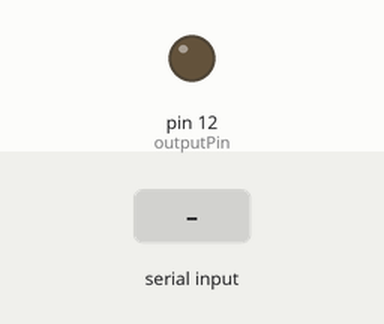
Recording of a sketch running on a simulated Arduino Uno, built with avr-gcc and run on an emulated ATmega328P. Parts: output pins drawn as LEDs (lit = HIGH). The test bench sets the inputs (shaded band). What the sketch prints to the serial monitor is not drawn.

Above: at 1.2 s.
1.3 s: "90,45\n" received over Serial
At 2.9 s:
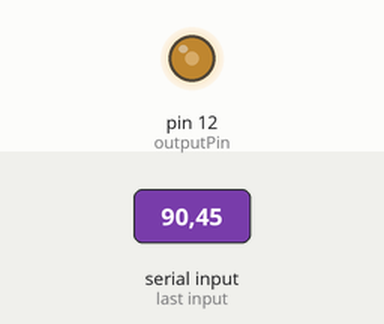
3.2 s: "5\n" received over Serial
At 4.6 s:
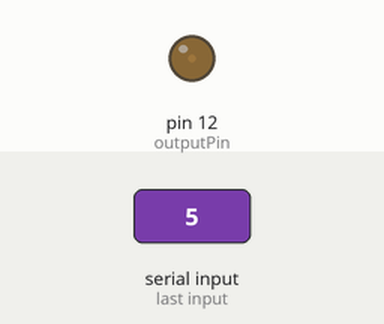
4.9 s: "90\n" received over Serial
At 6.0 s:
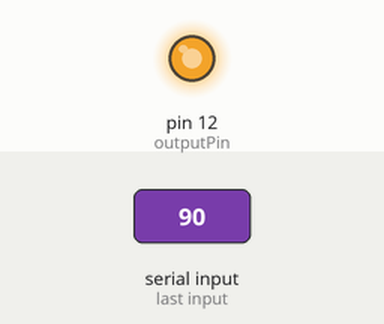
Timing chart, 0 to 7.9 s (numbered marks = the images above; inputs shaded):
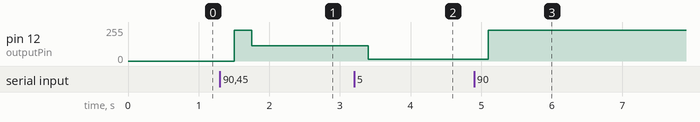

Measured:
- after the input at 1.3 s, pin 12 (outputPin): 0/255 → 229/255 after 0.20 s, → 114/255 0.25 s later
- after the input at 3.2 s, pin 12 (outputPin): 114/255 → 12/255 after 0.20 s
- after the input at 4.9 s, pin 12 (outputPin): 12/255 → 229/255 after 0.20 s

The sketch:

pwmReceiver.ino
```cpp
/**************
 *  RobotDyn
 *  Dimmer Library
 *  **************
 *
 * The following sketch is meant to define the dimming value through the serial port of the controller,
 * using USE_SERIAL.begin
 *    void printSpace() function is used for adding of space after functional data
 *    void loop()  serial port evaluator, used to register and define values in dimmer.setPower(outVal);
 *
 *
 *  ---------------------- OUTPUT & INPUT Pin table ---------------------
 *  +---------------+-------------------------+-------------------------+
 *  |   Board       | INPUT Pin               | OUTPUT Pin              |
 *  |               | Zero-Cross              |                         |
 *  +---------------+-------------------------+-------------------------+
 *  | Lenardo       | D7 (NOT CHANGABLE)      | D0-D6, D8-D13           |
 *  +---------------+-------------------------+-------------------------+
 *  | Mega          | D2 (NOT CHANGABLE)      | D0-D1, D3-D70           |
 *  +---------------+-------------------------+-------------------------+
 *  | Uno           | D2 (NOT CHANGABLE)      | D0-D1, D3-D20           |
 *  +---------------+-------------------------+-------------------------+
 *  | ESP8266       | D1(IO5),    D2(IO4),    | D0(IO16),   D1(IO5),    |
 *  |               | D5(IO14),   D6(IO12),   | D2(IO4),    D5(IO14),   |
 *  |               | D7(IO13),   D8(IO15),   | D6(IO12),   D7(IO13),   |
 *  |               |                         | D8(IO15)                |
 *  +---------------+-------------------------+-------------------------+
 *  | ESP32         | 4(GPI36),   6(GPI34),   | 8(GPO32),   9(GP033),   |
 *  |               | 5(GPI39),   7(GPI35),   | 10(GPIO25), 11(GPIO26), |
 *  |               | 8(GPO32),   9(GP033),   | 12(GPIO27), 13(GPIO14), |
 *  |               | 10(GPI025), 11(GPIO26), | 14(GPIO12), 16(GPIO13), |
 *  |               | 12(GPIO27), 13(GPIO14), | 23(GPIO15), 24(GPIO2),  |
 *  |               | 14(GPIO12), 16(GPIO13), | 25(GPIO0),  26(GPIO4),  |
 *  |               | 21(GPIO7),  23(GPIO15), | 27(GPIO16), 28(GPIO17), |
 *  |               | 24(GPIO2),  25(GPIO0),  | 29(GPIO5),  30(GPIO18), |
 *  |               | 26(GPIO4),  27(GPIO16), | 31(GPIO19), 33(GPIO21), |
 *  |               | 28(GPIO17), 29(GPIO5),  | 34(GPIO3),  35(GPIO1),  |
 *  |               | 30(GPIO18), 31(GPIO19), | 36(GPIO22), 37(GPIO23), |
 *  |               | 33(GPIO21), 35(GPIO1),  |                         |
 *  |               | 36(GPIO22), 37(GPIO23), |                         |
 *  +---------------+-------------------------+-------------------------+
 *  | Arduino M0    | D7 (NOT CHANGABLE)      | D0-D6, D8-D13           |
 *  | Arduino Zero  |                         |                         |
 *  +---------------+-------------------------+-------------------------+
 *  | Arduino Due   | D0-D53                  | D0-D53                  |
 *  +---------------+-------------------------+-------------------------+
 *  | STM32         | PA0-PA15,PB0-PB15       | PA0-PA15,PB0-PB15       |
 *  | Black Pill    | PC13-PC15               | PC13-PC15               |
 *  | BluePill      |                         |                         |
 *  | Etc...        |                         |                         |
 *  +---------------+-------------------------+-------------------------+
 */

#include <RBDdimmer.h>//

//#define USE_SERIAL  SerialUSB //Serial for boards whith USB serial port
#define USE_SERIAL  Serial
#define outputPin  12
//#define zerocross  5 // for boards with CHANGEBLE input pins

//dimmerLamp dimmer(outputPin, zerocross); //initialase port for dimmer for ESP8266, ESP32, Arduino due boards
dimmerLamp dimmer(outputPin); //initialase port for dimmer for MEGA, Leonardo, UNO, Arduino M0, Arduino Zero

int outVal = 0;

void setup() {
  USE_SERIAL.begin(9600);
  dimmer.begin(NORMAL_MODE, ON); //dimmer initialisation: name.begin(MODE, STATE)
  USE_SERIAL.println("Dimmer Program is starting...");
  USE_SERIAL.println("Set value");
}

void printSpace(int val)
{
  if ((val / 100) == 0) USE_SERIAL.print(" ");
  if ((val / 10) == 0) USE_SERIAL.print(" ");
}

void loop() {
  int preVal = outVal;

  if (USE_SERIAL.available())
  {
    int buf = USE_SERIAL.parseInt();
    if (buf != 0) outVal = buf;
    delay(200);
  }
  dimmer.setPower(outVal); // setPower(0-100%);

  delay(50);
}
```
